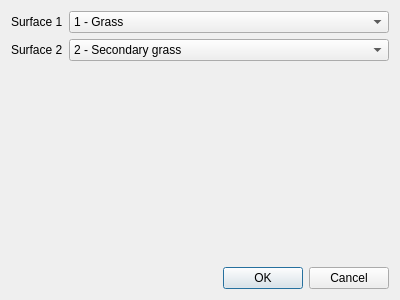
<?xml version="1.0" encoding="UTF-8"?>
<ui version="4.0">
 <class>SwitchSurfaces</class>
 <widget class="QDialog" name="SwitchSurfaces">
  <property name="geometry">
   <rect>
    <x>0</x>
    <y>0</y>
    <width>400</width>
    <height>300</height>
   </rect>
  </property>
  <property name="windowTitle">
   <string>Switch surfaces</string>
  </property>
  <property name="windowIcon">
   <iconset resource="icons.qrc">
    <normaloff>:/mk/shared/editor.ico</normaloff>:/mk/shared/editor.ico</iconset>
  </property>
  <layout class="QVBoxLayout" name="verticalLayout">
   <item>
    <layout class="QFormLayout" name="formLayout">
     <item row="0" column="0">
      <widget class="QLabel" name="label">
       <property name="text">
        <string>Surface 1</string>
       </property>
      </widget>
     </item>
     <item row="1" column="0">
      <widget class="QLabel" name="label_2">
       <property name="text">
        <string>Surface 2</string>
       </property>
      </widget>
     </item>
     <item row="0" column="1">
      <widget class="QComboBox" name="inputSurface_1">
       <property name="toolTip">
        <string>Replace this surface…</string>
       </property>
       <item>
        <property name="text">
         <string>1 - Grass</string>
        </property>
        <property name="icon">
         <iconset resource="icons.qrc">
          <normaloff>:/icons/brush_surface_grass1.png</normaloff>:/icons/brush_surface_grass1.png</iconset>
        </property>
       </item>
       <item>
        <property name="text">
         <string>2 - Secondary grass</string>
        </property>
        <property name="icon">
         <iconset resource="icons.qrc">
          <normaloff>:/icons/brush_surface_grass2.png</normaloff>:/icons/brush_surface_grass2.png</iconset>
        </property>
       </item>
       <item>
        <property name="text">
         <string>3 - Road</string>
        </property>
        <property name="icon">
         <iconset resource="icons.qrc">
          <normaloff>:/icons/brush_surface_road.png</normaloff>:/icons/brush_surface_road.png</iconset>
        </property>
       </item>
       <item>
        <property name="text">
         <string>4 - Stone</string>
        </property>
        <property name="icon">
         <iconset resource="icons.qrc">
          <normaloff>:/icons/brush_surface_stone.png</normaloff>:/icons/brush_surface_stone.png</iconset>
        </property>
       </item>
       <item>
        <property name="text">
         <string>5 - Ground</string>
        </property>
        <property name="icon">
         <iconset resource="icons.qrc">
          <normaloff>:/icons/brush_surface_custom.png</normaloff>:/icons/brush_surface_custom.png</iconset>
        </property>
       </item>
      </widget>
     </item>
     <item row="1" column="1">
      <widget class="QComboBox" name="inputSurface_2">
       <property name="toolTip">
        <string>…with this and vice versa</string>
       </property>
       <property name="currentIndex">
        <number>1</number>
       </property>
       <item>
        <property name="text">
         <string>1 - Grass</string>
        </property>
        <property name="icon">
         <iconset resource="icons.qrc">
          <normaloff>:/icons/brush_surface_grass1.png</normaloff>:/icons/brush_surface_grass1.png</iconset>
        </property>
       </item>
       <item>
        <property name="text">
         <string>2 - Secondary grass</string>
        </property>
        <property name="icon">
         <iconset resource="icons.qrc">
          <normaloff>:/icons/brush_surface_grass2.png</normaloff>:/icons/brush_surface_grass2.png</iconset>
        </property>
       </item>
       <item>
        <property name="text">
         <string>3 - Road</string>
        </property>
        <property name="icon">
         <iconset resource="icons.qrc">
          <normaloff>:/icons/brush_surface_road.png</normaloff>:/icons/brush_surface_road.png</iconset>
        </property>
       </item>
       <item>
        <property name="text">
         <string>4 - Stone</string>
        </property>
        <property name="icon">
         <iconset resource="icons.qrc">
          <normaloff>:/icons/brush_surface_stone.png</normaloff>:/icons/brush_surface_stone.png</iconset>
        </property>
       </item>
       <item>
        <property name="text">
         <string>5 - Ground</string>
        </property>
        <property name="icon">
         <iconset resource="icons.qrc">
          <normaloff>:/icons/brush_surface_custom.png</normaloff>:/icons/brush_surface_custom.png</iconset>
        </property>
       </item>
      </widget>
     </item>
    </layout>
   </item>
   <item>
    <widget class="QDialogButtonBox" name="buttonBox">
     <property name="orientation">
      <enum>Qt::Horizontal</enum>
     </property>
     <property name="standardButtons">
      <set>QDialogButtonBox::Cancel|QDialogButtonBox::Ok</set>
     </property>
    </widget>
   </item>
  </layout>
 </widget>
 <tabstops>
  <tabstop>inputSurface_1</tabstop>
  <tabstop>inputSurface_2</tabstop>
  <tabstop>buttonBox</tabstop>
 </tabstops>
 <resources>
  <include location="icons.qrc"/>
 </resources>
 <connections>
  <connection>
   <sender>buttonBox</sender>
   <signal>accepted()</signal>
   <receiver>SwitchSurfaces</receiver>
   <slot>accept()</slot>
   <hints>
    <hint type="sourcelabel">
     <x>226</x>
     <y>285</y>
    </hint>
    <hint type="destinationlabel">
     <x>157</x>
     <y>274</y>
    </hint>
   </hints>
  </connection>
  <connection>
   <sender>buttonBox</sender>
   <signal>rejected()</signal>
   <receiver>SwitchSurfaces</receiver>
   <slot>reject()</slot>
   <hints>
    <hint type="sourcelabel">
     <x>294</x>
     <y>291</y>
    </hint>
    <hint type="destinationlabel">
     <x>286</x>
     <y>274</y>
    </hint>
   </hints>
  </connection>
 </connections>
</ui>
